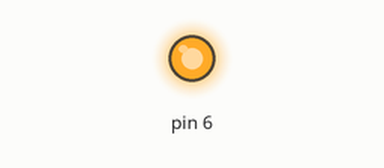
Simulated run of this sketch. Board: Arduino Uno, built with avr-gcc and run on an emulated ATmega328P. Shown: output pins drawn as LEDs (lit = HIGH). What the sketch prints to the serial monitor is not drawn.

Above: at 6.0 s.
At 11.0 s:
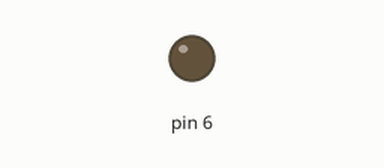
Timing chart, 0 to 17.1 s (numbered marks = the images above):
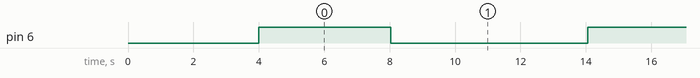

Measured:
- by itself, pin 6: alternates HIGH for 4.0 s and LOW for 6.0 s

The sketch:

Water_Pump_Timer_Automator_FastTest.ino
```cpp
#include <stdint.h>

#define pin_relay ((uint8_t) 6 )
#define pin_pot A0
#define startup_delay ((uint16_t) 3000)

const uint16_t time_on = (4 * 1000); // seconds to milliseconds
uint32_t time_off = (0.1 * 60000); // minutes to milliseconds

bool debugModeEnabled = true;
bool potEnabled = false;

unsigned long previousMillis = 0;
unsigned long currentMillis = 0;

char buf_serial[75];

void setup()
{

  pinMode(pin_relay, OUTPUT);

  delay(startup_delay);

  delay(1000);

  digitalWrite(pin_relay, HIGH); // added later
  previousMillis = millis(); // added later

  if (debugModeEnabled)
  {
    Serial.begin(9600);
    Serial.println("Starting");
  }

}

void loop()
{
  if (debugModeEnabled)
  {
    sprintf(buf_serial, "time passed: %lu sec, off time: %lu minutes", currentMillis/1000, time_off/60000);
    Serial.println(buf_serial);
  }

  if (potEnabled)
  {
    time_off = ((map(analogRead(pin_pot), 0, 1023, 8, 12)) * 60000);
  }

  currentMillis = millis();

  if (digitalRead(pin_relay) == HIGH)
  {
    if ((currentMillis - previousMillis) >= time_on)
    {
      digitalWrite(pin_relay, LOW);
      previousMillis = currentMillis;
    }
  }
  else
  {
    if ((currentMillis - previousMillis) >= time_off)
    {
      digitalWrite(pin_relay, HIGH);
      previousMillis = currentMillis;
    }
  }
}
```
